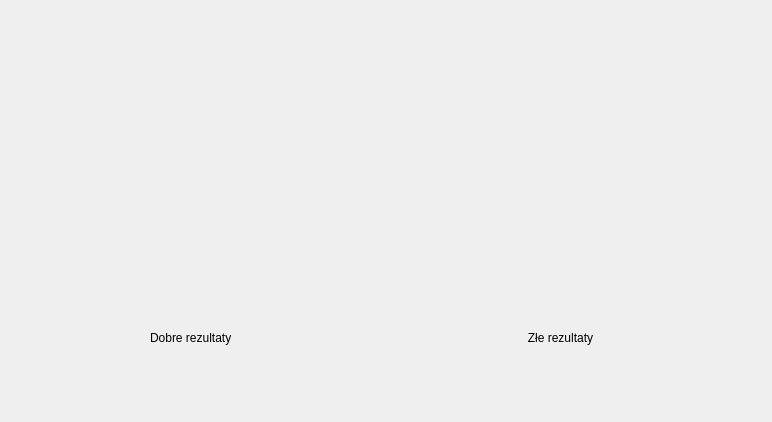
<?xml version="1.0" encoding="UTF-8"?>
<ui version="4.0">
 <class>promptForm</class>
 <widget class="QWidget" name="promptForm">
  <property name="geometry">
   <rect>
    <x>0</x>
    <y>0</y>
    <width>772</width>
    <height>422</height>
   </rect>
  </property>
  <property name="minimumSize">
   <size>
    <width>772</width>
    <height>422</height>
   </size>
  </property>
  <property name="maximumSize">
   <size>
    <width>772</width>
    <height>422</height>
   </size>
  </property>
  <property name="windowTitle">
   <string>Puzzle stacker</string>
  </property>
  <widget class="QLabel" name="good_image">
   <property name="geometry">
    <rect>
     <x>30</x>
     <y>70</y>
     <width>315</width>
     <height>215</height>
    </rect>
   </property>
   <property name="minimumSize">
    <size>
     <width>315</width>
     <height>215</height>
    </size>
   </property>
   <property name="maximumSize">
    <size>
     <width>315</width>
     <height>215</height>
    </size>
   </property>
   <property name="layoutDirection">
    <enum>Qt::LeftToRight</enum>
   </property>
   <property name="text">
    <string>&lt;html&gt;&lt;head/&gt;&lt;body&gt;&lt;p align=&quot;center&quot;&gt;&lt;img src=&quot;:/newPrefix/logo.jpg&quot;/&gt;&lt;/p&gt;&lt;/body&gt;&lt;/html&gt;</string>
   </property>
   <property name="alignment">
    <set>Qt::AlignCenter</set>
   </property>
  </widget>
  <widget class="QLabel" name="bad_image">
   <property name="geometry">
    <rect>
     <x>400</x>
     <y>70</y>
     <width>315</width>
     <height>215</height>
    </rect>
   </property>
   <property name="minimumSize">
    <size>
     <width>315</width>
     <height>215</height>
    </size>
   </property>
   <property name="maximumSize">
    <size>
     <width>315</width>
     <height>215</height>
    </size>
   </property>
   <property name="text">
    <string>&lt;html&gt;&lt;head/&gt;&lt;body&gt;&lt;p&gt;&lt;img src=&quot;:/newPrefix/logo.jpg&quot;/&gt;&lt;/p&gt;&lt;/body&gt;&lt;/html&gt;</string>
   </property>
   <property name="alignment">
    <set>Qt::AlignCenter</set>
   </property>
  </widget>
  <widget class="QLabel" name="good_label">
   <property name="geometry">
    <rect>
     <x>150</x>
     <y>330</y>
     <width>81</width>
     <height>16</height>
    </rect>
   </property>
   <property name="text">
    <string>&lt;html&gt;&lt;head/&gt;&lt;body&gt;&lt;p align=&quot;center&quot;&gt;Dobre rezultaty&lt;/p&gt;&lt;/body&gt;&lt;/html&gt;</string>
   </property>
  </widget>
  <widget class="QLabel" name="bad_label">
   <property name="geometry">
    <rect>
     <x>520</x>
     <y>330</y>
     <width>81</width>
     <height>16</height>
    </rect>
   </property>
   <property name="text">
    <string>&lt;html&gt;&lt;head/&gt;&lt;body&gt;&lt;p align=&quot;center&quot;&gt;Złe rezultaty&lt;/p&gt;&lt;/body&gt;&lt;/html&gt;</string>
   </property>
  </widget>
 </widget>
 <resources>
  <include location="prompt_image.qrc"/>
 </resources>
 <connections/>
</ui>
